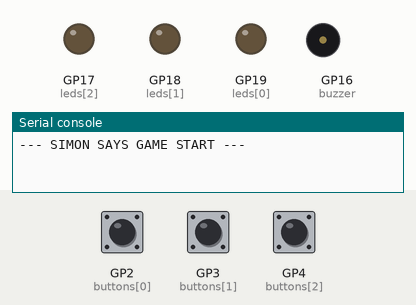
Recording of a program running on a simulated Raspberry Pi Pico running MicroPython. On the bench: output pins drawn as LEDs (lit = HIGH), buzzer (waves = sounding), the last lines printed to the serial console. The test bench sets the inputs (shaded band); at power-on: GP2 (buttons[0]) HIGH, GP3 (buttons[1]) HIGH, GP4 (buttons[2]) HIGH. Random numbers come from a fixed seed.

Above: at 2.2 s.
2.3 s: GP2 (buttons[0]) pulled LOW for 0.15 s
At 2.37 s:
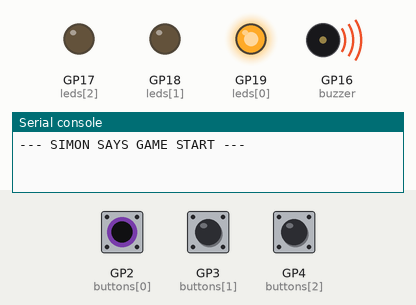
At 4.72 s:
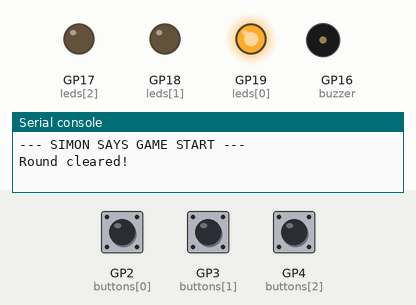
5.4 s: GP3 (buttons[1]) pulled LOW for 0.15 s
At 7.6 s:
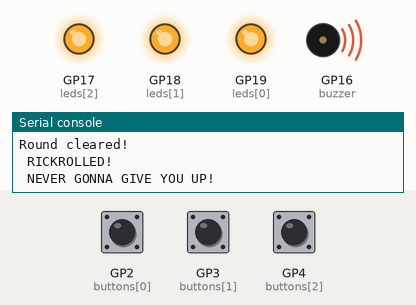
Timing chart, 0 to 14.4 s (numbered marks = the images above; inputs shaded):
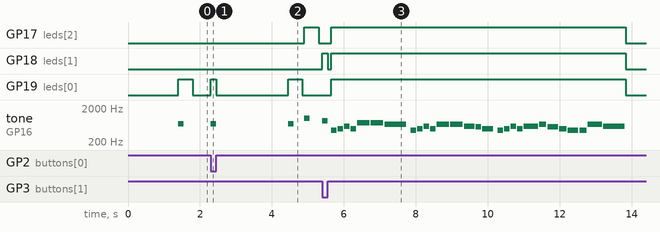

Measured:
- after the input at 2.3 s, GP17 (leds[2]): LOW → HIGH after 2.6 s, → LOW 0.40 s later; GP19 (leds[0]): LOW → HIGH at once, → LOW 0.15 s later, → HIGH 2.0 s later, → LOW 0.40 s later; tone on GP16 (buzzer): plays 700 Hz for 0.15 s, 700 Hz for 0.15 s, 1000 Hz for 0.15 s, starting at once
- after the input at 5.4 s, GP17 (leds[2]): LOW → HIGH after 0.25 s, → LOW 8.2 s later; GP18 (leds[1]): LOW → HIGH at once, → LOW 0.15 s later, → HIGH 0.10 s later, → LOW 8.2 s later

The program:

main.py
```python
import machine
import time
import random


leds = [
    machine.Pin(19, machine.Pin.OUT),
    machine.Pin(18, machine.Pin.OUT),
    machine.Pin(17, machine.Pin.OUT)
]

buttons = [
    machine.Pin(2, machine.Pin.IN, machine.Pin.PULL_UP),
    machine.Pin(3, machine.Pin.IN, machine.Pin.PULL_UP),
    machine.Pin(4, machine.Pin.IN, machine.Pin.PULL_UP)
]

buzzer = machine.PWM(machine.Pin(16))

game_sequence = []

NOTES = {
    'G4': 392, 'A4': 440, 'AS4': 466, 'B4': 494, 'C5': 523, 'CS5': 554,
    'D5': 587, 'DS5': 622, 'E5': 659, 'F5': 698, 'FS5': 740, 'G5': 784,
    'A5': 880, 'B5': 988, '0': 0
}

def play_tone(freq, duration):
    if freq > 0:
        buzzer.freq(freq)
        buzzer.duty_u16(4000)
    time.sleep(duration)
    buzzer.duty_u16(0)
    time.sleep(0.03)

def rick_roll_animation():
    melody = [
        ('A4', 0.15), ('B4', 0.15), ('D5', 0.15), ('B4', 0.15), # Ne-ver gon-na
        ('FS5', 0.35), ('FS5', 0.35), ('E5', 0.6),              # give you up
        ('0', 0.1),
        ('A4', 0.15), ('B4', 0.15), ('D5', 0.15), ('B4', 0.15), # Ne-ver gon-na
        ('E5', 0.35), ('E5', 0.35), ('D5', 0.3), ('CS5', 0.15), ('B4', 0.3), # let you down
        ('0', 0.1),
        ('A4', 0.15), ('B4', 0.15), ('D5', 0.15), ('B4', 0.15), # Ne-ver gon-na
        ('D5', 0.4), ('E5', 0.2), ('CS5', 0.3), ('B4', 0.2), ('A4', 0.3), # run a-round and
        ('A4', 0.2), ('E5', 0.4), ('D5', 0.6)                   # de-sert you
    ]

    print(" NEVER GONNA GIVE YOU UP! ")
    for note, duration in melody:
        if note == '0':
            time.sleep(duration)
        else:
            play_tone(NOTES[note], duration)

def flash_led_and_beep(index, speed=0.4):
    leds[index].value(1)
    buzzer.freq(700 + (index * 150))
    buzzer.duty_u16(3000)
    time.sleep(0.15)
    buzzer.duty_u16(0)
    time.sleep(speed - 0.15)
    leds[index].value(0)
    time.sleep(0.05)

def lose_sequence():
    print(" RICKROLLED!")
    for led in leds: led.value(1)
    rick_roll_animation()
    for led in leds: led.value(0)

def wait_for_player_input():
    while True:
        for i in range(3):
            if buttons[i].value() == 0:
                leds[i].value(1)
                buzzer.freq(700 + (i * 150))
                buzzer.duty_u16(3000)
                while buttons[i].value() == 0:
                    time.sleep(0.01)
                buzzer.duty_u16(0)
                leds[i].value(0)
                time.sleep(0.1)
                return i

print("--- SIMON SAYS GAME START ---")
time.sleep(1)

while True:
    game_sequence.append(random.randint(0, 2))
    time.sleep(0.4)

    for step in game_sequence:
        flash_led_and_beep(step)

    for step in game_sequence:
        if wait_for_player_input() != step:
            lose_sequence()
            game_sequence = []
            time.sleep(1)
            print("\n--- NEW GAME ---")
            break
    else:
        print("Round cleared!")
        time.sleep(1.5)
```
